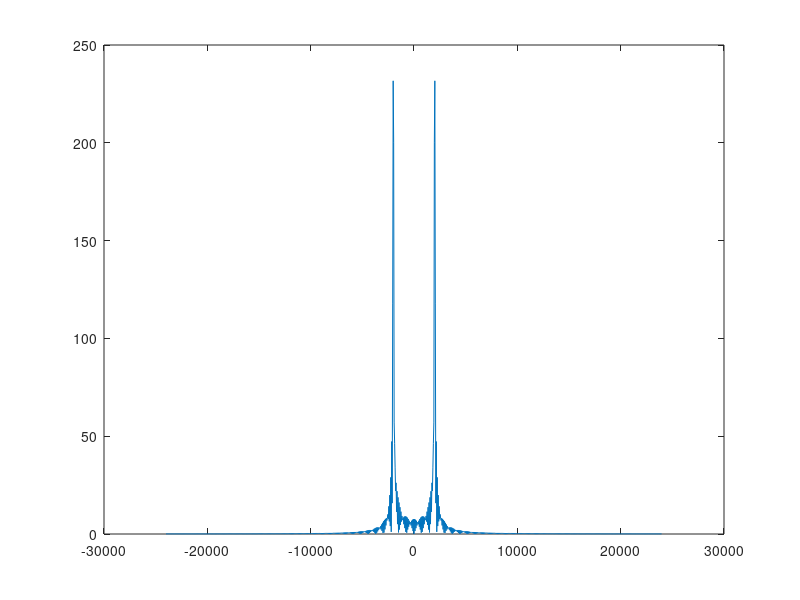
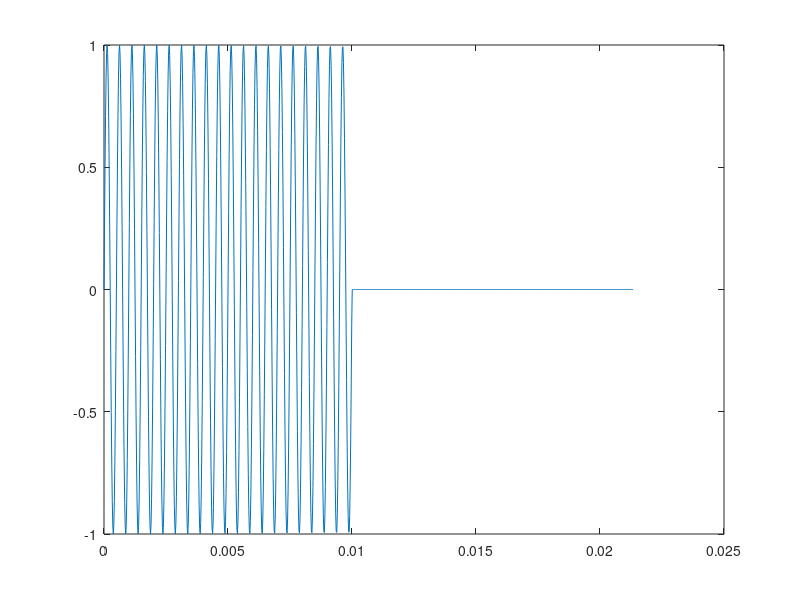

MATLAB code to generate these figures, in order: (Note: this script raises an error after producing the figures.)
clc; clear all; close all hidden;

fp = 2000; %Hz
Fs = 48000; % samples per second [Hz]
samples = 1024;
Tf = samples/Fs; %s
T = 1/Fs;
Tp = 0.01; % length of the pulse [s]

function x = g(t, fp, Tp)
    x=0;
    if t < Tp
        x = sin(2*pi*fp*t);
    end
end

% avec les param de l'énoncé
t = linspace(0, Tf, samples);
x = zeros(size(t));
for k = 1:length(t)
    x(k) = g(t(k), fp, Tp);
end

% fft avant de l'émettre et enregistrer
figure;
plot(Fs/samples*(-samples/2:samples/2-1), abs(fftshift(fft(x))))
figure;
plot(t, x);


player = audioplayer(repmat(x, 1, 50), Fs);
play(player);

recorder = audiorecorder(Fs, 24, 1);
record(recorder, Tf);

pause(Tf+1);

x_recorded = [getaudiodata(recorder)];
samples_recorded = length(x_recorded);

%plot(t, x_recorded');

fft_results = fft(x_recorded);
centered_fft_results = fftshift(fft_results); 

figure;
plot(Fs/samples_recorded*(-samples_recorded/2:samples_recorded/2-1), abs(centered_fft_results));



% avec un signal plus court
t = linspace(0, Tf, samples);
x = zeros(size(t));
for k = 1:length(t)
    x(k) = g(t(k), fp, 0.001);
end

figure;
plot(Fs/samples*(-samples/2:samples/2-1), abs(fftshift(fft(x))))
